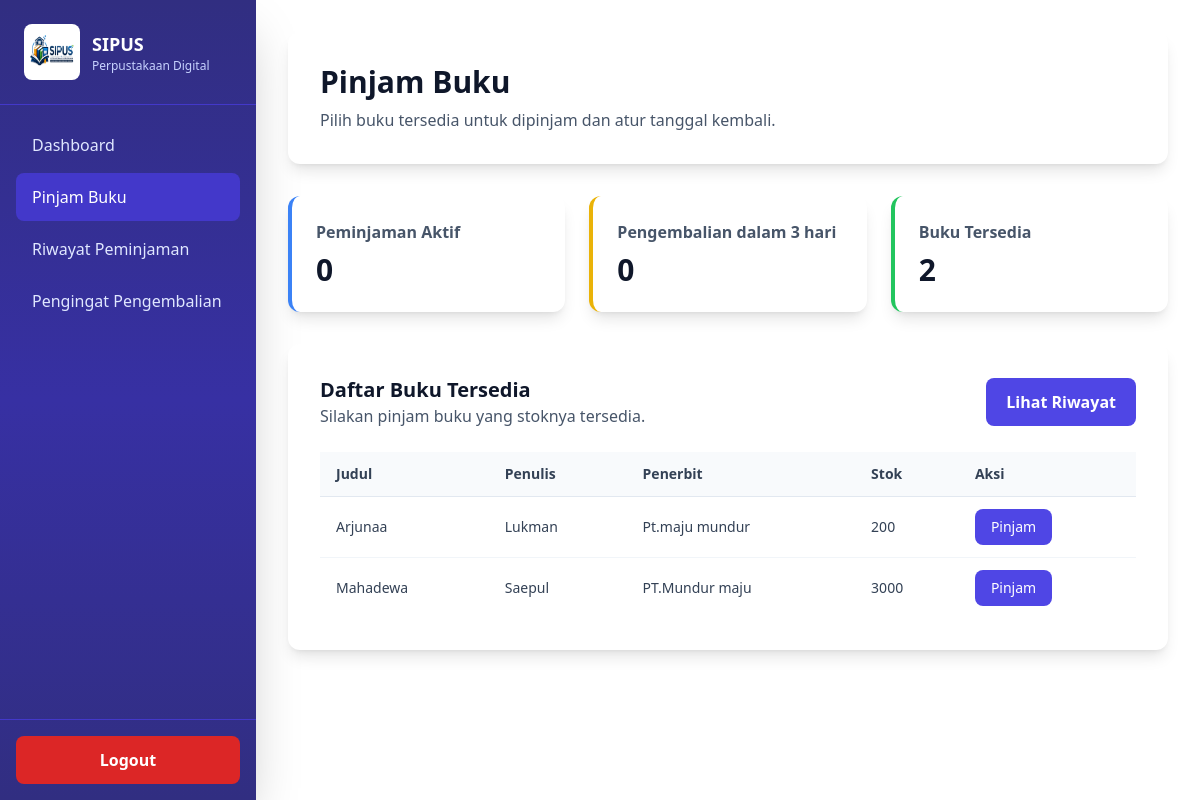
Page /Perpustakaan-dika/user/pinjam_buku.php (signed in) on the committed database.
### tables this page shows
CREATE TABLE `buku` (
  `id_buku` int(11) NOT NULL,
  `judul` varchar(100) NOT NULL,
  `gambar` varchar(255) DEFAULT NULL,
  `penulis` varchar(100) DEFAULT NULL,
  `penerbit` varchar(100) DEFAULT NULL,
  `tahun` int(11) DEFAULT NULL,
  `stok` int(11) DEFAULT 0
);

### Perpustakaan-dika/user/pinjam_buku.php (the view, shortened to what this page needs)
<?php
include '../config.php/config.php';
$availableBooks = [];
$query = "SELECT * FROM buku WHERE stok > 0 ORDER BY judul ASC";
$result = mysqli_query($koneksi, $query);
if ($result) {
    while ($row = mysqli_fetch_assoc($result)) {
        $availableBooks[] = $row;
    }
} else {
    $error = 'Gagal memuat daftar buku: ' . mysqli_error($koneksi);
}
$activeLoans = 0;
$dueSoon = 0;
$userId = isset($_SESSION['user_id']) ? intval($_SESSION['user_id']) : (isset($_SESSION['id_user']) ? intval($_SESSION['id_user']) : 0);
$borrowedQuery = "SELECT COUNT(*) AS total FROM transaksi WHERE id_anggota = ? AND status = 'dipinjam'";
$stmt = mysqli_prepare($koneksi, $borrowedQuery);
if ($stmt) {
    mysqli_stmt_bind_param($stmt, 'i', $userId);
    mysqli_stmt_execute($stmt);
    mysqli_stmt_bind_result($stmt, $activeLoans);
}
$dueSoonQuery = "SELECT COUNT(*) AS total FROM transaksi WHERE id_anggota = ? AND status = 'dipinjam' AND tanggal_kembali BETWEEN CURDATE() AND DATE_ADD(CURDATE(), INTERVAL 3 DAY)";
$stmt = mysqli_prepare($koneksi, $dueSoonQuery);
if ($stmt) {
    mysqli_stmt_bind_param($stmt, 'i', $userId);
    mysqli_stmt_execute($stmt);
    mysqli_stmt_bind_result($stmt, $dueSoon);
}
?>
<!DOCTYPE html>
<html lang="id">
<head>
    <script src="https://cdn.tailwindcss.com"></script>
</head>
<body class="bg-slate-50">
    <div class="flex h-screen bg-white">
        <aside class="w-64 bg-gradient-to-b from-indigo-900 via-indigo-800 to-indigo-900 text-white shadow-2xl flex flex-col">
            <div class="p-6 flex items-center gap-3 border-b border-indigo-700">
                <img src="../img/logosipus.png" alt="SIPUS Logo" class="h-14 w-14 rounded-lg bg-white p-1" />
                <div>
                    <p class="font-bold text-lg">SIPUS</p>
                    <p class="text-xs text-indigo-200">Perpustakaan Digital</p>
                </div>
            </div>
            <nav class="flex-1 flex flex-col gap-1 p-4">
                <a href="dashboard.php" class="px-4 py-3 rounded-lg hover:bg-indigo-700 text-indigo-100 transition duration-200 flex items-center gap-2">
                     Dashboard
                </a>
                <a href="pinjam_buku.php" class="px-4 py-3 rounded-lg bg-indigo-700 text-white font-medium transition duration-200 flex items-center gap-2">
                     Pinjam Buku
                </a>
                <a href="riwayat_peminjaman.php" class="px-4 py-3 rounded-lg hover:bg-indigo-700 text-indigo-100 transition duration-200 flex items-center gap-2">
                     Riwayat Peminjaman
                </a>
                <a href="pengingat.php" class="px-4 py-3 rounded-lg hover:bg-indigo-700 text-indigo-100 transition duration-200 flex items-center gap-2">
                     Pengingat Pengembalian
                </a>
            </nav>
            <div class="border-t border-indigo-700 p-4">
                <a href="../auth/logout.php" class="w-full px-4 py-3 bg-red-600 hover:bg-red-700 text-white font-semibold rounded-lg transition duration-200 flex items-center justify-center gap-2">
                     Logout
                </a>
            </div>
        </aside>
        <main class="flex-1 overflow-auto">
            <div class="p-8 h-full">
                <div class="max-w-6xl w-full mx-auto">
                <div class="bg-white rounded-xl shadow-lg p-8 mb-8">
                    <h2 class="text-3xl font-bold text-slate-900">Pinjam Buku</h2>
                    <p class="text-slate-600 mt-2">Pilih buku tersedia untuk dipinjam dan atur tanggal kembali.</p>
                </div>
                <div class="grid md:grid-cols-3 gap-6 mb-8">
                    <div class="bg-white rounded-xl shadow-lg p-6 border-l-4 border-blue-500">
                        <p class="text-slate-600 font-semibold">Peminjaman Aktif</p>
                        <p class="text-3xl font-bold text-slate-900 mt-2"><?php echo intval($activeLoans); ?></p>
                    </div>
                    <div class="bg-white rounded-xl shadow-lg p-6 border-l-4 border-yellow-500">
                        <p class="text-slate-600 font-semibold">Pengembalian dalam 3 hari</p>
                        <p class="text-3xl font-bold text-slate-900 mt-2"><?php echo intval($dueSoon); ?></p>
                    </div>
                    <div class="bg-white rounded-xl shadow-lg p-6 border-l-4 border-green-500">
                        <p class="text-slate-600 font-semibold">Buku Tersedia</p>
                        <p class="text-3xl font-bold text-slate-900 mt-2"><?php echo count($availableBooks); ?></p>
                    </div>
                </div>
                <div class="bg-white rounded-xl shadow-lg p-8">
                    <div class="flex items-center justify-between gap-4 mb-6">
                        <div>
                            <h3 class="text-xl font-semibold text-slate-900">Daftar Buku Tersedia</h3>
                            <p class="text-slate-600">Silakan pinjam buku yang stoknya tersedia.</p>
                        </div>
                        <a href="riwayat_peminjaman.php" class="bg-indigo-600 text-white px-5 py-3 rounded-lg font-semibold hover:bg-indigo-700 transition">Lihat Riwayat</a>
                    </div>
                    <?php if (count($availableBooks) > 0): ?>
                        <div class="overflow-x-auto">
                            <table class="min-w-full divide-y divide-slate-200">
                                <thead class="bg-slate-50">
                                    <tr>
                                        <th class="px-4 py-3 text-left text-sm font-semibold text-slate-700">Judul</th>
                                        <th class="px-4 py-3 text-left text-sm font-semibold text-slate-700">Penulis</th>
                                        <th class="px-4 py-3 text-left text-sm font-semibold text-slate-700">Penerbit</th>
                                        <th class="px-4 py-3 text-left text-sm font-semibold text-slate-700">Stok</th>
                                        <th class="px-4 py-3 text-left text-sm font-semibold text-slate-700">Aksi</th>
                                    </tr>
                                </thead>
                                <tbody class="divide-y divide-slate-100">
                                    <?php foreach ($availableBooks as $book): ?>
                                        <tr class="hover:bg-slate-50">
                                            <td class="px-4 py-3 text-sm text-slate-700"><?php echo htmlspecialchars($book['judul']); ?></td>
                                            <td class="px-4 py-3 text-sm text-slate-700"><?php echo htmlspecialchars($book['penulis']); ?></td>
                                            <td class="px-4 py-3 text-sm text-slate-700"><?php echo htmlspecialchars($book['penerbit']); ?></td>
                                            <td class="px-4 py-3 text-sm text-slate-700"><?php echo intval($book['stok']); ?></td>
                                            <td class="px-4 py-3 text-sm text-slate-700">
                                                <form action="proses_pinjam.php" method="post" class="flex flex-col gap-2 sm:flex-row sm:items-center">
                                                    <button type="submit" class="rounded-lg bg-indigo-600 px-4 py-2 text-white hover:bg-indigo-700 transition">Pinjam</button>
                                                </form>
                                            </td>
                                        </tr>
                                    <?php endforeach; ?>
                                </tbody>
                            </table>
                        </div>
                    <?php else: ?>
                        <div class="rounded-xl border border-slate-200 p-6 text-slate-600">
                            Tidak ada buku tersedia saat ini.
                        </div>
                    <?php endif; ?>
                </div>
            </div>
        </main>
    </div>
</body>
</html>

### rows in the picture
buku: judul "Arjunaa", penulis "Lukman", penerbit "Pt.maju mundur", stok "200"
buku: judul "Mahadewa", penulis "Saepul", penerbit "PT.Mundur maju", stok "3000"

### other values in the picture
$activeLoans "0"
$dueSoon "0"
count($availableBooks) "2"
